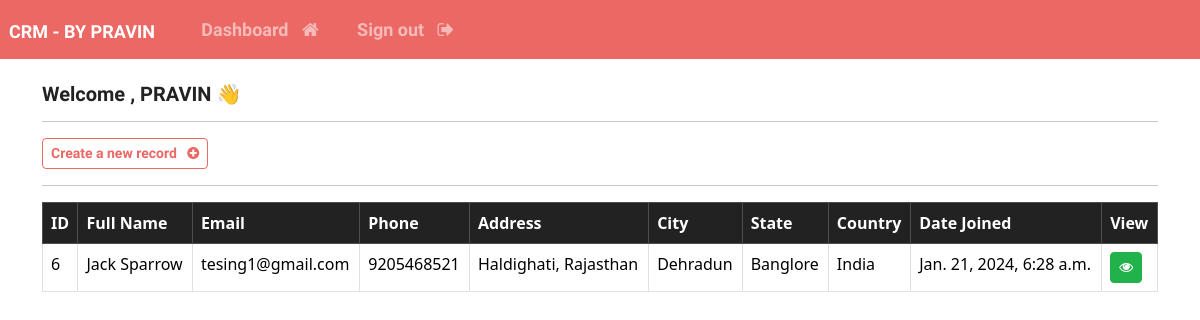
The page /dashboard (signed in) on the database its author committed.
### webapp/models.py (models this page shows, shortened)
class Record(models.Model):
    creation_date = models.DateTimeField(auto_now_add=True)
    first_name = models.CharField(max_length=100)
    last_name = models.CharField(max_length=100)
    email = models.EmailField(max_length=250)  #if any error occur then just remeber that here instead of charfield we used the emailfield
    phone = models.IntegerField()
    address = models.CharField(max_length=300)
    city = models.CharField(max_length=50)
    state = models.CharField(max_length=50)
    country = models.CharField(max_length=50)

### webapp/views.py (the view)
# urls.py: path("dashboard", views.dashboard, name="dashboard"),
@login_required(login_url="my-login")
def dashboard(request):
    my_record = Record.objects.all()
    context = {"records":my_record}
    return render(request, "webapp/dashboard.html", context=context)

### webapp/templates/webapp/dashboard.html (shortened to what this page needs)
{% extends 'webapp/base.html' %}
{% block content %}
  <h5>Welcome , {{ user|upper }} 👋</h5>
  <hr />
  <a href="{% url 'create-record' %}" class="btn btn-outline-primary btn-sm">Create a new record &nbsp; <i class="fa fa-plus-circle" aria-hidden="true"></i></a>
  <hr />
  <table class="table table-bordered table-hover">
    <thead class="table-dark">
      <tr>
        <th scope="col">ID</th>
        <th scope="col">Full Name</th>
        <th scope="col">Email</th>
        <th scope="col">Phone</th>
        <th scope="col">Address</th>
        <th scope="col">City</th>
        <th scope="col">State</th>
        <th scope="col">Country</th>
        <th scope="col">Date Joined</th>
        <th scope="col">View</th>
      </tr>
    </thead>
    <tbody>
      {% if records %}
        {% for record in records %}
          <tr>
            <td>{{ record.id }}</td>
            <td>{{ record.first_name }} {{ record.last_name }}</td>
            <td>{{ record.email }}</td>
            <td>{{ record.phone }}</td>
            <td>{{ record.address }}</td>
            <td>{{ record.city }}</td>
            <td>{{ record.state }}</td>
            <td>{{ record.country }}</td>
            <td>{{ record.creation_date }}</td>
            <td>
              <a class="btn btn-success btn-sm" href="{% url 'record' record.id %}"><i class="fa fa-eye" aria-hidden="true"></i></a>
            </td>
          </tr>
        {% endfor %}
      {% endif %}
    </tbody>
  </table>
{% endblock %}

### webapp/templates/webapp/base.html (shortened to what this page needs)
{% load static %}
<!DOCTYPE html>
<html lang="en">
  <head>
    <link rel="stylesheet" href="https://bootswatch.com/5/journal/bootstrap.min.css" type="text/css" />
    <link rel="stylesheet" href="{% static 'css/styles.css' %}" type="text/css" />
    <link rel="stylesheet" href="https://cdnjs.cloudflare.com/ajax/libs/font-awesome/4.7.0/css/font-awesome.min.css" />
  </head>
  <body>
    {% include 'webapp/navbar.html' %}
    <div class="container">
      <br />
      {% block content %}
      {% endblock %}
    </div>
  </body>
</html>

### webapp/templates/webapp/navbar.html (shortened to what this page needs)
<nav class="navbar navbar-expand-lg navbar-dark bg-primary justify-content-center">
  <a class="navbar-brand main-heading" href="{% url '' %}">&nbsp; CRM - By Pravin</a>
  <div class="collapse navbar-collapse text-center" id="navbarNavDropdown">
    <ul class="navbar-nav mr-auto">
      &nbsp; &nbsp; &nbsp;{% if user.is_authenticated %}
        <li class="nav-item">
          <a class="nav-link" href="{% url 'dashboard' %}">Dashboard &nbsp; <i class="fa fa-home" aria-hidden="true"></i></a>
        </li>&nbsp; &nbsp; &nbsp;<li class="nav-item">
          <a class="nav-link" href="{% url 'user-logout' %}">Sign out &nbsp; <i class="fa fa-sign-out" aria-hidden="true"></i></a>
        </li>
      {% else %}
        <li class="nav-item">
          <a class="nav-link" href="{% url 'register' %}">Register</a>
        </li>&nbsp; &nbsp; &nbsp;<li class="nav-item">
          <a class="nav-link" href="{% url 'my-login' %}">Login</a>
        </li>
      {% endif %}
    </ul>
  </div>
</nav>

### rows shown on the page
Record: id "6", first_name "Jack", last_name "Sparrow", email "tesing1@gmail.com", phone "9205468521", address "Haldighati, Rajasthan", city "Dehradun", state "Banglore", country "India", creation_date "Jan. 21, 2024, 6:28 a.m."

### other values the page prints
{{ user|upper }} "PRAVIN"
